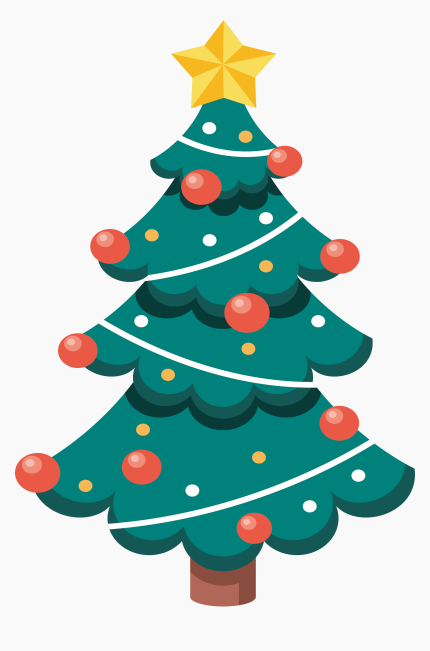
#> input picture challenges/knowit2025/24/juletreet.png, 860 x 1301 px (shown at 1/2 size)
$ python main7.py
#> lines starting #> are read from the running program, lines starting #| are printed output that depends on the picture
from PIL import Image, ImageDraw

# Open the original image
img = Image.open("juletreet.png")
#> img is the input picture: PIL image 860x1301 RGBA; mean R, G, B, A 173.6, 201.1, 196, 255
ps = img.load()

# Coordinates to copy
pixels = [
    (562,292),
    (415,318),
    (395,339),
    (215,458),
    (283,553),
    (675,478),
    # (943,500),
    (486,586),
    (69,906),
    (821,717),
    (274,900),
    (701,723),
    (671,812)
]

# Create a blank image
img2 = Image.new("RGB", img.size, color=(0,0,0))
#> img2: PIL image 860x1301 RGB; every value is 0
draw = ImageDraw.Draw(img2)

# Size of the rectangle
rect_size = 10
offset = rect_size // 2

# Sort pixels bottom-to-top, left-to-right
pixels_sorted = sorted(pixels, key=lambda p: (-p[1], p[0]))

# Draw rectangles
for x, y in pixels_sorted:
    color = ps[x, y]
    # Draw a rectangle centered at the pixel
    draw.rectangle(
        [x - offset, y - offset, x + offset, y + offset],
        fill=color
    )
    print((x, y), color)
#> this loop made 12 passes
#> color on passes 1 to 12: (236, 133, 121, 255), (176, 107, 91, 255), (236, 129, 117, 255), (20, 88, 85, 255), (249, 249, 249, 255), (166, 109, 94, 255), (20, 88, 85, 255), (236, 127, 114, 255), (236, 128, 116, 255), (154, 110, 95, 255), (0, 129, 124, 255), (236, 125, 111, 255)
#| (69, 906) (236, 133, 121, 255)
#| (274, 900) (176, 107, 91, 255)
#| (671, 812) (236, 129, 117, 255)
#| (701, 723) (20, 88, 85, 255)
#| (821, 717) (249, 249, 249, 255)
#| (486, 586) (166, 109, 94, 255)
#| (283, 553) (20, 88, 85, 255)
#| (675, 478) (236, 127, 114, 255)
#> (further printed lines are left out)

img2.show()
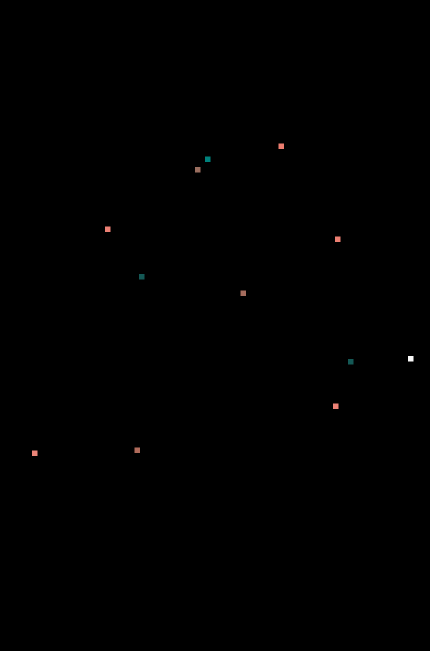
#> shown: PIL image 860x1301 RGB (shown at 1/2 size); mean R, G, B 0.2, 0.2, 0.2
